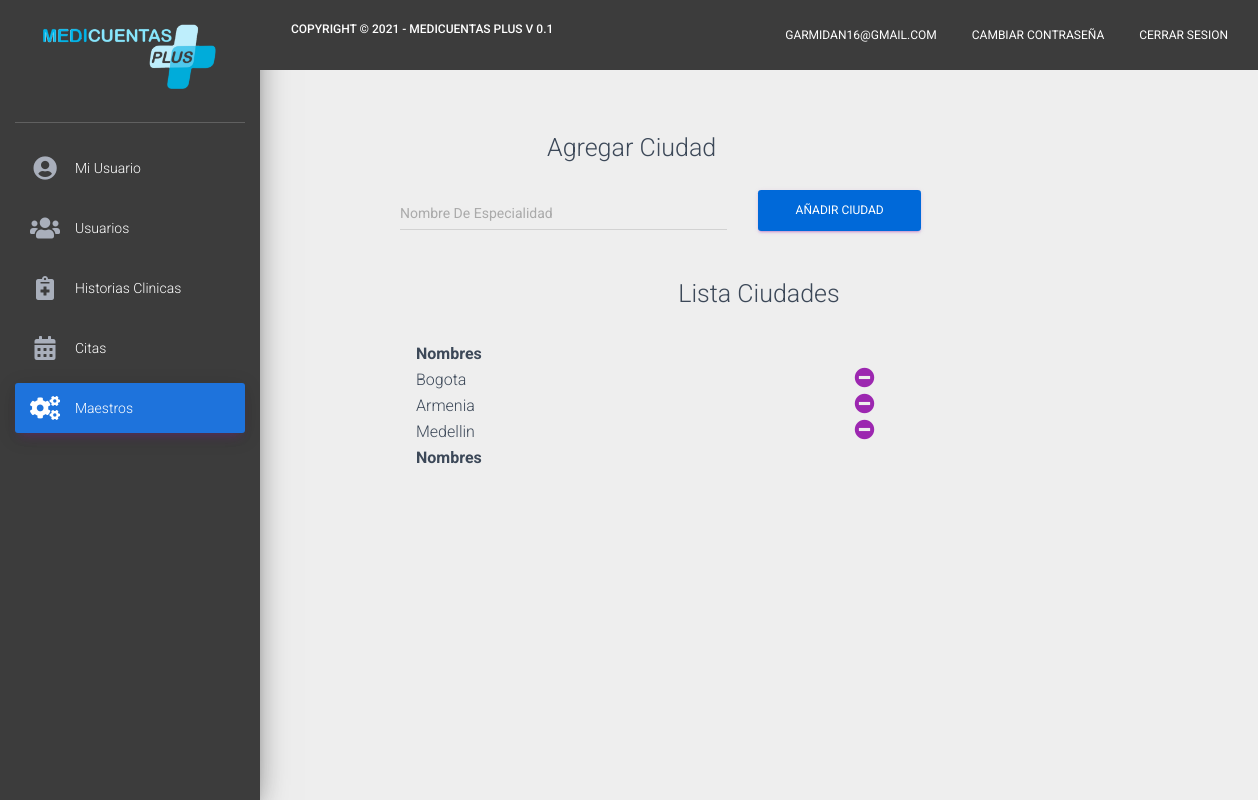
/maestros/ciudades (signed in), run on an earlier commit of the app's database.
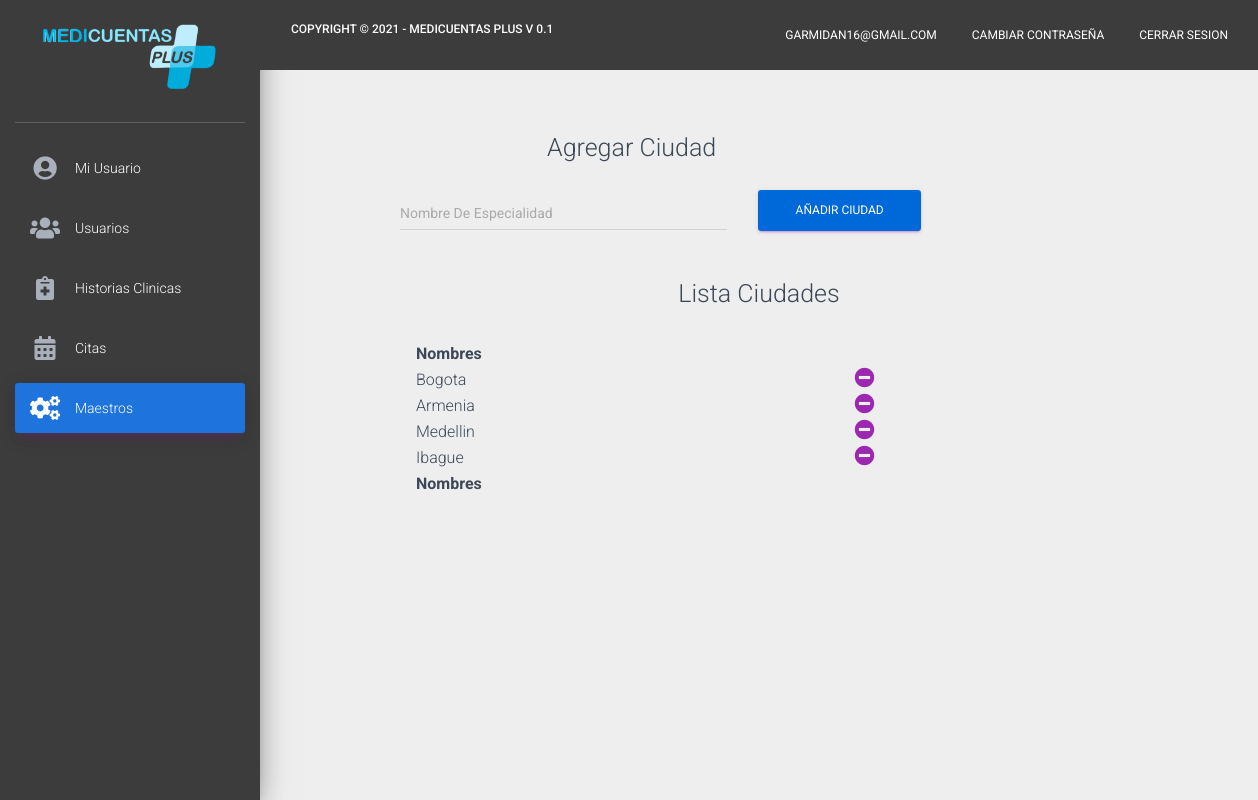
And on a later commit of the database.
### modelos/models.py (models this page shows)
class Ciudad(models.Model):
    ciudad = models.CharField(max_length=1000, blank=True, null=True)

### modelos/views.py (the view)
# urls.py: path('maestros/ciudades',ciudades),
def ciudades(request):
    if request.session.get('validar') == False:
        return redirect('/')
    else:
        usuario = Usuario.objects.get(id=request.session.get('user'))
        if usuario.rol == "Administrador":
            ciudades = Ciudad.objects.all()
            validar = 0
            if request.method == "POST":
                ciudadregister = Ciudad(ciudad=request.POST.get("ciudad"))
                ciudadregister.save()
                validar = 1
            return render(request,"ciudades.html",{"usuario":usuario,"ciudades":ciudades,"validar":validar,"sesion":request.session.get('validar')})
        else:
            return redirect('/dashboard')

### modelos/templates/ciudades.html (shortened to what the changed rows need)
<!doctype html>
<html lang="en">
{% load static %}
<head>
    <link rel="stylesheet" href="https://maxcdn.bootstrapcdn.com/font-awesome/latest/css/font-awesome.min.css">
    <link rel="stylesheet" href="https://use.fontawesome.com/releases/v5.7.0/css/all.css"
>
    <link href="https://cdn.jsdelivr.net/npm/bootstrap@5.1.1/dist/css/bootstrap.min.css" rel="stylesheet"
>
    <link href="{% static 'css/material-dashboard.css' %}" rel="stylesheet" />
</head>
<body>
    <div class="wrapper ">
        <div class="main-panel">
            <div class="content">
                <div style="width: 60%; margin-left: 140px;">
                <table id="example" class="display nowrap" style="width:100%">
                    <thead>
                        <tr>
                            <th>Nombres</th>
                            <th></th>
                        </tr>
                    </thead>
                    <tbody>
                        {% for ciudad in ciudades%}
                        <tr>
                            <td>{{ciudad.ciudad}}</td>
                            <td><a href="/maestros/ciudades/{{ciudad.id}}"><i class="fas fa-minus-circle" style="font-size: 20px;"></i></a></td>
                        </tr>
                        {% endfor %}
                    </tbody>
                    <tfoot>
                        <tr>
                            <th>Nombres</th>
                            <th></th>
                        </tr>
                    </tfoot>
                </table>
            </div>
        </div>
    </div>
    <link rel="stylesheet" type="text/css" href="https://cdn.datatables.net/v/dt/dt-1.11.2/datatables.min.css" />
</body>
</html>

What changed in the data, as far as the page shows it:
added Ciudad: ciudad "Ibague"
